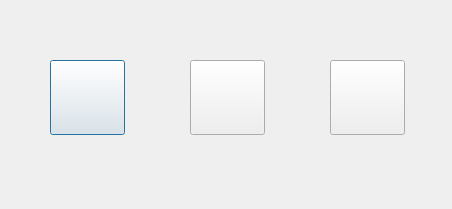
<?xml version="1.0" encoding="UTF-8"?>
<ui version="4.0">
 <class>SetDialog</class>
 <widget class="QDialog" name="SetDialog">
  <property name="geometry">
   <rect>
    <x>0</x>
    <y>0</y>
    <width>452</width>
    <height>209</height>
   </rect>
  </property>
  <property name="windowTitle">
   <string>Dialog</string>
  </property>
  <property name="windowIcon">
   <iconset resource="serialresource.qrc">
    <normaloff>:/icon/icon/mainicon.png</normaloff>:/icon/icon/mainicon.png</iconset>
  </property>
  <property name="styleSheet">
   <string notr="true">#SetDialog{border-image: url(:/background/back/back4.jpg);}</string>
  </property>
  <widget class="QPushButton" name="pushButton_sound">
   <property name="geometry">
    <rect>
     <x>50</x>
     <y>60</y>
     <width>75</width>
     <height>75</height>
    </rect>
   </property>
   <property name="toolTip">
    <string>&lt;html&gt;&lt;head/&gt;&lt;body&gt;&lt;p&gt;&lt;span style=&quot; font-size:10pt; color:#000000;&quot;&gt;声音开关&lt;/span&gt;&lt;/p&gt;&lt;/body&gt;&lt;/html&gt;</string>
   </property>
   <property name="text">
    <string/>
   </property>
   <property name="iconSize">
    <size>
     <width>110</width>
     <height>110</height>
    </size>
   </property>
  </widget>
  <widget class="QPushButton" name="pushButton_report">
   <property name="geometry">
    <rect>
     <x>190</x>
     <y>60</y>
     <width>75</width>
     <height>75</height>
    </rect>
   </property>
   <property name="toolTip">
    <string>&lt;html&gt;&lt;head/&gt;&lt;body&gt;&lt;p&gt;&lt;span style=&quot; font-size:10pt; color:#000000;&quot;&gt;编辑报告文件&lt;/span&gt;&lt;/p&gt;&lt;/body&gt;&lt;/html&gt;</string>
   </property>
   <property name="styleSheet">
    <string notr="true"/>
   </property>
   <property name="text">
    <string/>
   </property>
   <property name="icon">
    <iconset resource="serialresource.qrc">
     <normaloff>:/new/btn/btn/report.jpg</normaloff>:/new/btn/btn/report.jpg</iconset>
   </property>
   <property name="iconSize">
    <size>
     <width>100</width>
     <height>100</height>
    </size>
   </property>
  </widget>
  <widget class="QPushButton" name="pushButton_quit">
   <property name="geometry">
    <rect>
     <x>330</x>
     <y>60</y>
     <width>75</width>
     <height>75</height>
    </rect>
   </property>
   <property name="toolTip">
    <string>&lt;!DOCTYPE HTML PUBLIC &quot;-//W3C//DTD HTML 4.0//EN&quot; &quot;http://www.w3.org/TR/REC-html40/strict.dtd&quot;&gt;
&lt;html&gt;&lt;head&gt;&lt;meta name=&quot;qrichtext&quot; content=&quot;1&quot; /&gt;&lt;style type=&quot;text/css&quot;&gt;
p, li { white-space: pre-wrap; }
&lt;/style&gt;&lt;/head&gt;&lt;body style=&quot; font-family:'SimSun'; font-size:9pt; font-weight:400; font-style:normal;&quot;&gt;
&lt;p style=&quot; margin-top:0px; margin-bottom:0px; margin-left:0px; margin-right:0px; -qt-block-indent:0; text-indent:0px;&quot;&gt;&lt;span style=&quot; font-size:10pt; color:#000000;&quot;&gt;安全退出&lt;/span&gt;&lt;/p&gt;&lt;/body&gt;&lt;/html&gt;</string>
   </property>
   <property name="text">
    <string/>
   </property>
   <property name="icon">
    <iconset resource="serialresource.qrc">
     <normaloff>:/new/btn/btn/switch.jpg</normaloff>:/new/btn/btn/switch.jpg</iconset>
   </property>
   <property name="iconSize">
    <size>
     <width>100</width>
     <height>100</height>
    </size>
   </property>
  </widget>
 </widget>
 <resources>
  <include location="serialresource.qrc"/>
 </resources>
 <connections/>
</ui>
